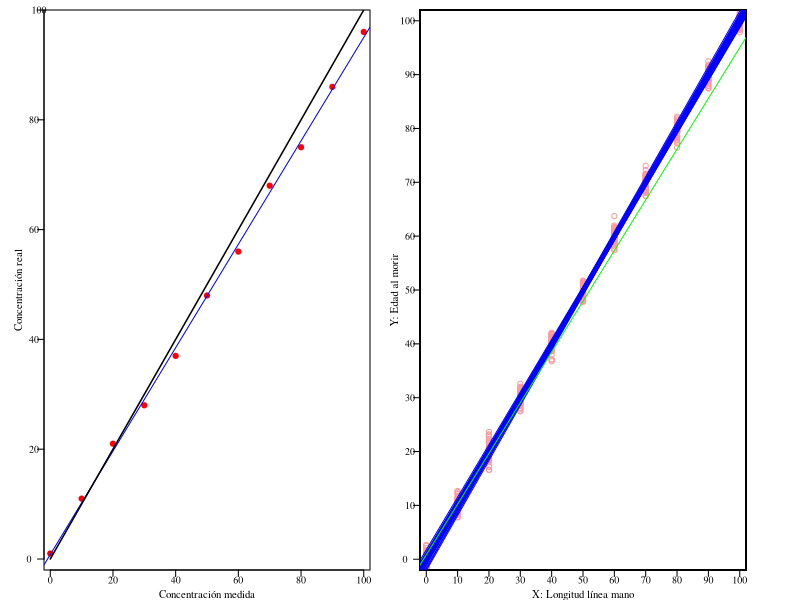

This figure's R source:
png(file="220_pendiente1.png",width=1300, height=550, res = 300)
t = 0.85


par(mfrow=c(1,2), mar=c(1.5, 2.2, 0.5, 1.5), xaxs="i", yaxs="i", family = "serif") # mar=c(2, 2.5, 0.5, 0.5)

concen = read.csv2("pendiente1.csv")

x = as.numeric(concen$True)
y = as.numeric(concen$Measured)

plot(x, y, xlim = c(-2, 102), ylim = c(-2, 100),  col = "red", pch = 19, cex = t-0.15, las=1, xlab="", ylab="", xaxt = "n", yaxt = "n")

axis(side=1, at=seq(0, 100, 20), padj=-3.2, tck=-0.02, cex.axis=t-0.25)
axis(side=2, at=seq(0, 100, 20), hadj=-0.5, tck=-0.02, cex.axis=t-0.25, las=1)
    
mtext("Concentración real", side=2, line=0.9, cex=t-0.2)
mtext("Concentración medida", side=1, line=0.6, cex=t-0.2)
abline(lm(y ~ x), col = "blue")
segments(0, 0, 100, 100, col = "black", lwd = 1.5)

###########################
par(new = FALSE, mar=c(1.5, 1, 0.5, 2.7))
x1 = seq(0, 100, 10)
y1 = matrix(NA, nrow = 11, ncol = 50)
for (i in 1:50) {
  y1[,i] = x1 + rnorm(11, 0, 1.139)
  plot(x1, y1[,i], xlim = c(-2, 102), ylim = c(-2, 102),  col = "#FF9999", cex = t-0.15, las=1, xlab="", ylab="", xaxt = "n", yaxt = "n")
  
  par(new = TRUE)
  if (i == 50) {
    for (j in 1:50) {
      abline(lm(y1[,j] ~ x1), col = "blue")
    }
    axis(side=1, at=seq(0, 100, 10), padj=-3.2, tck=-0.02, cex.axis=t-0.25)
    axis(side=2, at=seq(0, 90, 10), hadj=-0.5, tck=-0.02, cex.axis=t-0.25, las=1)
    axis(side=2, at=100, hadj=0, tck=-0.02, cex.axis=t-0.25, las=1)
    mtext('X: Longitud línea mano', side=1, line=0.6, cex=t-0.2)
    mtext('Y: Edad al morir', side=2, line=0.9, cex=t-0.2)
    abline(lm(y ~ x), col = "green")
  }
}
dev.off()
